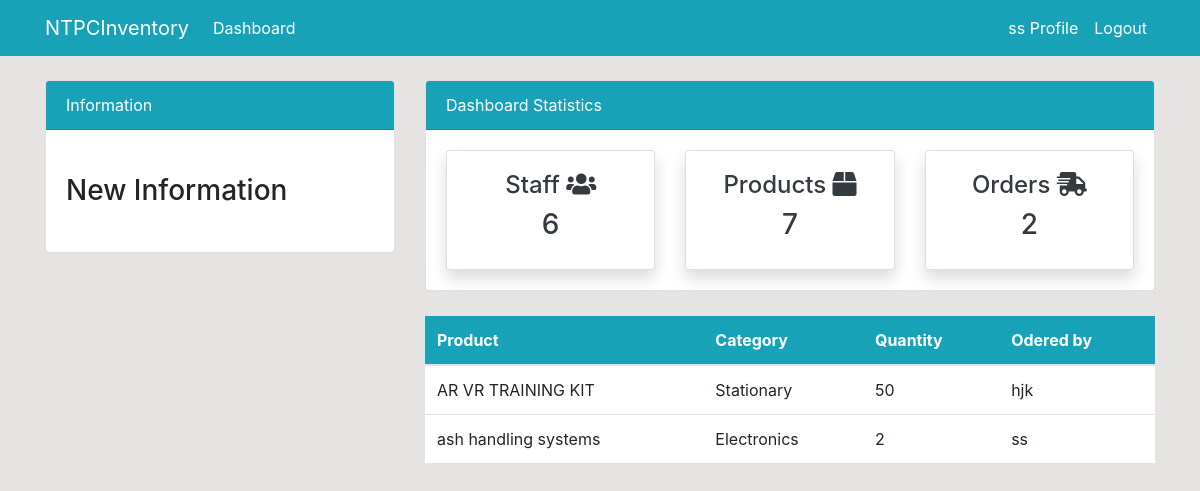
Screenshot of /order/ (signed in) with the database file from the repository.
### dashboard/models.py (models this page shows, shortened)
class Order(models.Model):
    name = models.ForeignKey(Product, on_delete=models.CASCADE, null=True)
    customer = models.ForeignKey(User, on_delete=models.CASCADE, null=True)
    order_quantity = models.PositiveIntegerField(null=True)

class Product(models.Model):
    name = models.CharField(max_length=100, null=True)
    quantity = models.PositiveIntegerField(null=True)
    category = models.CharField(max_length=50, choices=CATEGORY, null=True)
    def __str__(self):
        return f'{self.name}'

### dashboard/views.py (the view)
# urls.py: path('order/', views.order, name='dashboard-order'),
@login_required(login_url='user-login')
def order(request):
    order = Order.objects.all()
    order_count = order.count()
    customer = User.objects.filter(groups=2)
    customer_count = customer.count()
    product = Product.objects.all()
    product_count = product.count()
    context = {
        'order': order,
        'customer_count': customer_count,
        'product_count': product_count,
        'order_count': order_count,
    }
    return render(request, 'dashboard/order.html', context)

### templates/dashboard/order.html (shortened to what this page needs)
{% extends 'partials/base.html' %}
{% block content %}
{% include 'partials/topside.html' %}
<div class="row my-4">
    <div class="col-md-4"></div>
    <div class="col-md-8">
        <table class="table bg-white">
            <thead class="bg-info text-white">
                <tr>
                    <th scope="col">Product</th>
                    <th scope="col">Category</th>
                    <th scope="col">Quantity</th>
                    <th scope="col">Odered by</th>
                </tr>
            </thead>
            <tbody>
                {% for order in order %}
                <tr>
                    <td>{{ order.name }}</td>
                    <td>{{ order.name.category }}</td>
                    <td>{{ order.order_quantity }}</td>
                    <td>{{ order.customer.username }}</td>
                </tr>
                {% endfor %}
            </tbody>
        </table>
    </div>
</div>
{% endblock %}

### templates/partials/nav.html (shortened to what this page needs)
<nav class="navbar navbar-expand-lg navbar-info bg-info">
    <div class="container">
        {% if user.is_authenticated %}
        <a class="navbar-brand text-white" href="{% url 'dashboard-index' %}">NTPCInventory</a>
        <div class="collapse navbar-collapse" id="navbarSupportedContent">
            <ul class="navbar-nav mr-auto">
                <li class="nav-item active">
                    <a class="nav-link text-white" href="{% url 'dashboard-index' %}">Dashboard </a>
                </li>
            </ul>
            <ul class="navbar-nav ml-auto">
                <li class="nav-item active">
                    <a class="nav-link text-white" href="{% url 'user-profile' %}">{{ user.username }} Profile
                        <span class="sr-only">(current)</span></a>
                </li>
                <li class="nav-item">
                    <a class="nav-link text-white" href="{% url 'user-logout' %}">Logout</a>
                </li>
            </ul>
            {% endif %}
        </div>
    </div>
</nav>

### static/style.css (style rules this page uses)
body { background: rgb(230, 227, 227); }

### rows the page displays
Order: name "AR VR TRAINING KIT", name.category "Stationary", order_quantity "50", customer.username "hjk"
Order: name "ash handling systems", name.category "Electronics", order_quantity "2", customer.username "ss"

### other values shown
{{ user.username }} "ss"
{{ customer_count }} "6"
{{ product_count }} "7"
{{ order_count }} "2"
